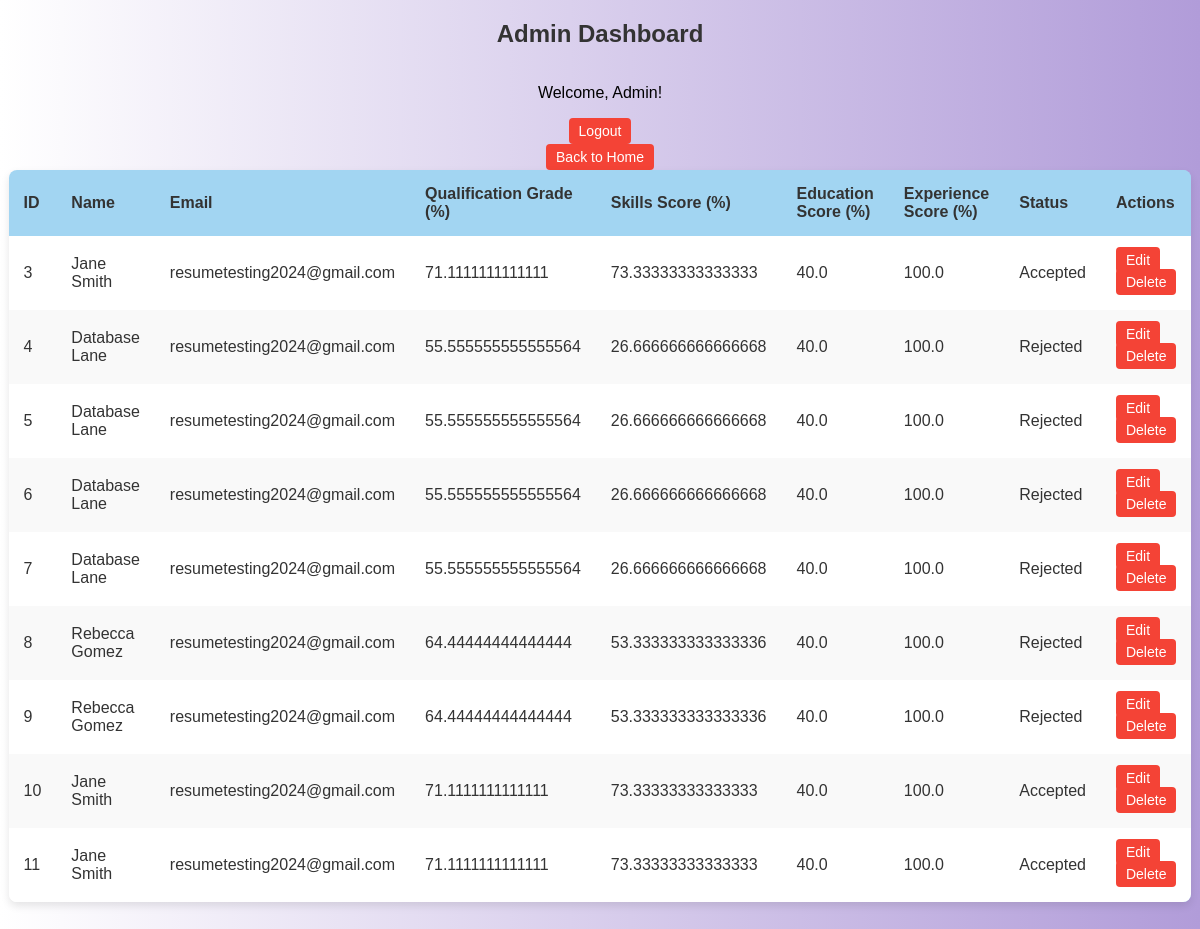
The app's page /admin/dashboard (signed in), older data.
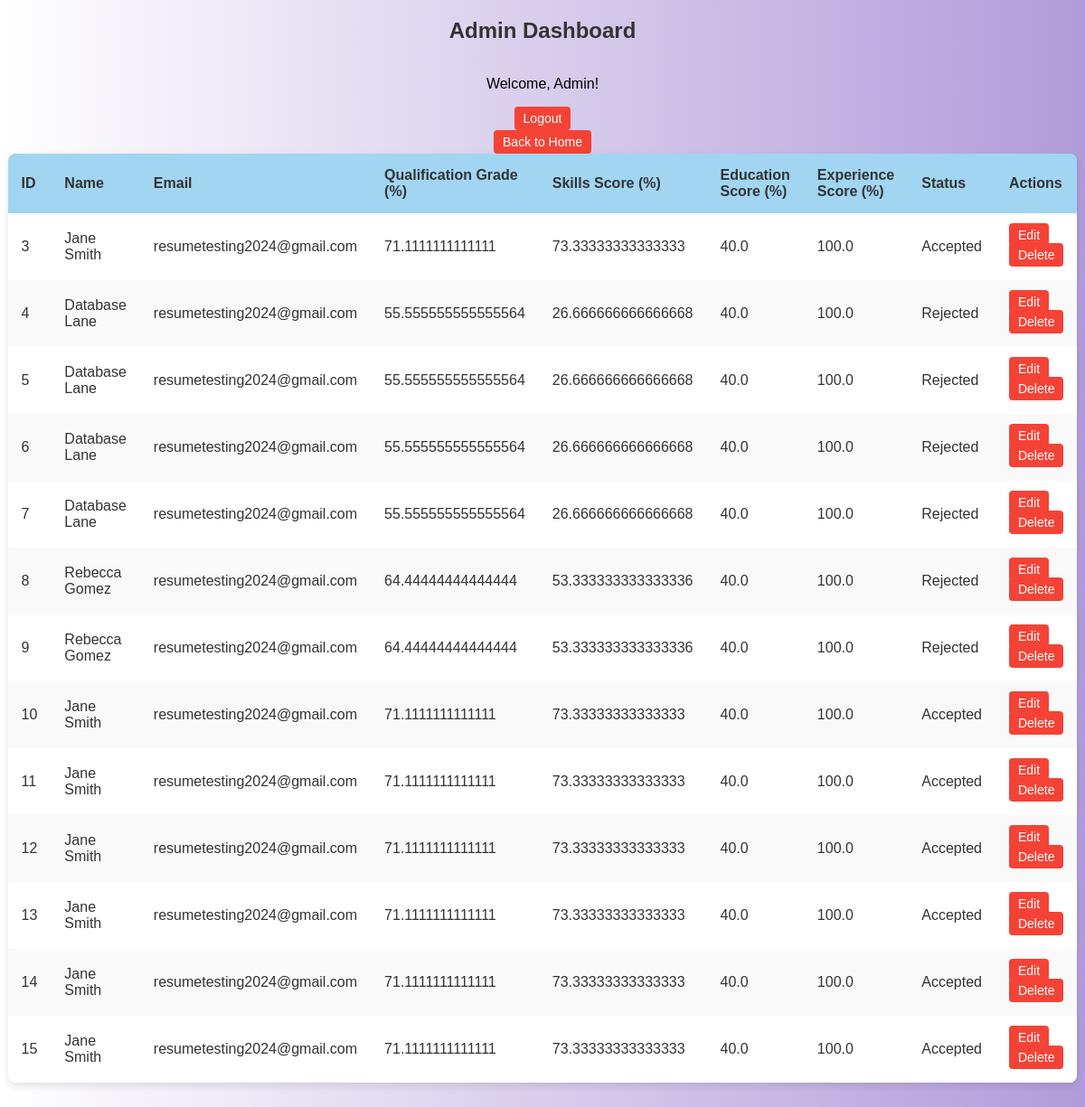
The same page, newer data.
### tables this page shows
CREATE TABLE interviewees (
            id INTEGER PRIMARY KEY AUTOINCREMENT,
            name TEXT NOT NULL,
            email TEXT NOT NULL,
            qualification_grade REAL NOT NULL,
            skills_score REAL,
            education_score REAL,
            experience_score REAL,
            status TEXT NOT NULL
        );

### app.py (the view)
@app.route('/admin/dashboard')
@admin_login_required
def admin_dashboard():
    interviewees = get_all_interviewees()
    return render_template('admin_dashboard.html', interviewees=interviewees)

### app.py (called while the page is built)
def admin_login_required(f):
    @wraps(f)
    def decorated_function(*args, **kwargs):
        if not session.get('admin_logged_in'):
            flash('Please log in to access this page.')
            return redirect(url_for('admin_login'))
        return f(*args, **kwargs)
    return decorated_function

### database/models.py (called while the page is built)
def get_db_connection():
    conn = sqlite3.connect(DATABASE)
    conn.row_factory = sqlite3.Row
    return conn

def get_all_interviewees():
    conn = get_db_connection()
    cursor = conn.cursor()
    cursor.execute('SELECT * FROM interviewees')
    interviewees = cursor.fetchall()
    conn.close()
    return interviewees

### templates/admin_dashboard.html (shortened to what this page needs)
<!DOCTYPE html>
<html lang="en">
<head>
    <link rel="stylesheet" href="{{ url_for('static', filename='css/styles5.css') }}">
</head>
<body>
    <h2>Admin Dashboard</h2>
    <p>Welcome, Admin!</p>
    <a href="{{ url_for('admin_logout') }}">Logout</a>
    <a href="{{ url_for('home') }}" class="back-button">Back to Home</a>
    <table>
        <thead>
            <tr>
                <th>ID</th>
                <th>Name</th>
                <th>Email</th>
                <th>Qualification Grade (%)</th>
                <th>Skills Score (%)</th>
                <th>Education Score (%)</th>
                <th>Experience Score (%)</th>
                <th>Status</th>
                <th>Actions</th>
            </tr>
        </thead>
        <tbody>
            {% for interviewee in interviewees %}
            <tr>
                <td>{{ interviewee.id }}</td>
                <td>{{ interviewee.name }}</td>
                <td>{{ interviewee.email }}</td>
                <td>{{ interviewee.qualification_grade }}</td>
                <td>{{ interviewee.skills_score }}</td>
                <td>{{ interviewee.education_score }}</td>
                <td>{{ interviewee.experience_score }}</td>
                <td>{{ interviewee.status }}</td>
                <td>
                    <a href="{{ url_for('edit_interviewee', id=interviewee.id) }}">Edit</a>
                    <form action="{{ url_for('delete_interviewee', id=interviewee.id) }}" method="post" style="display:inline;">
                        <button type="submit" onclick="return confirm('Are you sure you want to delete this interviewee?');">Delete</button>
                    </form>
                </td>
            </tr>
            {% else %}
            <tr>
                <td colspan="9">No interviewees found.</td>
            </tr>
            {% endfor %}
        </tbody>
    </table>
</body>
</html>

### static/css/styles5.css (style rules this page uses)
body { font-family: Arial, sans-serif; background: linear-gradient(to right, white, #b19cd9); margin: 0; padding: 0; display: flex; flex-direction: column; align-items: center; justify-content: center; min-height: 100vh; }
h2 { color: #333; margin-bottom: 20px; }
table { width: 80%; border-collapse: collapse; margin-bottom: 30px; background: linear-gradient(to right, white, #a2d5f2); box-shadow: 0 4px 8px rgba(0, 0, 0, 0.1); border-radius: 8px; overflow: hidden; }
th, td { padding: 15px; text-align: left; }
th { background-color: #a2d5f2; color: #333; }
td { background-color: white; color: #333; }
tr:nth-child(even) td { background-color: #f9f9f9; }
form button, a { padding: 5px 10px; font-size: 14px; color: white; background-color: #f44336; border: none; border-radius: 4px; cursor: pointer; text-decoration: none; }

Row changes from the older to the newer data that the page shows:
added interviewees: id "12", name "Jane Smith", email "resumetesting2024@gmail.com", qualification_grade "71.1111111111111", skills_score "73.33333333333333", education_score "40.0", experience_score "100.0", status "Accepted"
added interviewees: id "13", name "Jane Smith", email "resumetesting2024@gmail.com", qualification_grade "71.1111111111111", skills_score "73.33333333333333", education_score "40.0", experience_score "100.0", status "Accepted"
added interviewees: id "14", name "Jane Smith", email "resumetesting2024@gmail.com", qualification_grade "71.1111111111111", skills_score "73.33333333333333", education_score "40.0", experience_score "100.0", status "Accepted"
added interviewees: id "15", name "Jane Smith", email "resumetesting2024@gmail.com", qualification_grade "71.1111111111111", skills_score "73.33333333333333", education_score "40.0", experience_score "100.0", status "Accepted"
